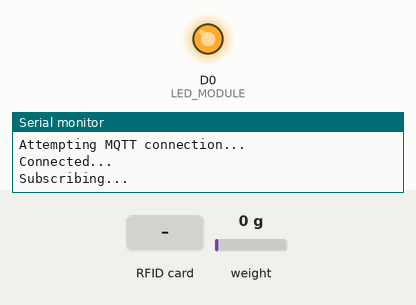
The sketch below on a simulated ESP8266 (NodeMCU). Parts: output pins drawn as LEDs (lit = HIGH), the last lines printed to the serial monitor. The test bench sets the inputs (shaded band); at power-on: weight on the scale 0 g. WiFi joins after 1.5 s; servers stay silent unless stated; network time is answered at once with the bench clock; the local clock reads 2024-03-15 10:24:30 at power-on unless the sketch sets it; storage starts empty; no MQTT or app messages arrive unless stated.

Above: at 11.8 s.
11.9 s: RFID card 24 31 64 2B held to the reader
At 14.2 s:
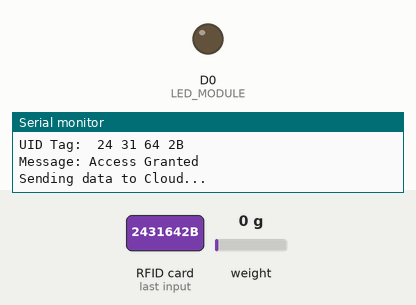
Timing chart, 0 to 34.7 s (numbered marks = the images above; inputs shaded):
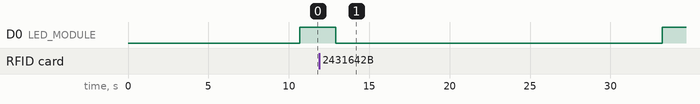

Measured:
- after the input at 11.9 s, D0 (LED_MODULE): HIGH → LOW after 1.0 s, → HIGH 20.3 s later

The sketch:

ESP8266_AWS_IoT_Core.ino
```cpp
#include "FS.h"
#include <ESP8266WiFi.h>
#include <PubSubClient.h>
#include <NTPClient.h>
#include <WiFiUdp.h>
#include <MFRC522.h>//RFID sensor
#include <SPI.h>    //SPI protocol
#include <HX711.h>  //Load Cell Amplifier

#define LED_MODULE      D0   //LED
#define DOUT            D3   //for load cell amplifier
#define CLK             D4   //for load cell amplifier
#define SS_PIN         ( 4U ) //D2 for RFID
#define RST_PIN        ( 5U ) //D1 for RFID
#define KG_CONVERSION  ( 0.453592F )
#define TRUE           ( 1U )
#define FALSE          ( 0U )
#define ACCESS_GRANTED ( 1U ) //for RFID
#define ACCESS_DENIED  ( 0U ) //for RFID

HX711 scale; //Create load sensor instance
MFRC522 mfrc522( SS_PIN, RST_PIN ); //Create MFRC522 instance
WiFiUDP ntpUDP;
NTPClient timeClient(ntpUDP, "pool.ntp.org");

float calibration_factor = -10100; //Load Cell
const char* ssid = "RAMZEP1";//WiFi
const char* password = "7Tlapehue-";     //WiFi
const char* AWS_endpoint = "a1dy2r3jmn1gcz-ats.iot.us-east-1.amazonaws.com"; //MQTT broker ip

///////////////////////////////////////////////////////////////////////////////////
void setup_wifi( void );
void load_security_files( void );
void ShowReaderDetails( void );
float check_weight( void );
void Send_to_Cloud( String RFID, float weight );
String Display_UID( void );
uint8_t Access( String content );
void reconnect( void );
void wait( uint32_t time_in_seconds );
void callback(char* topic, byte* payload, unsigned int length)
{
  Serial.print("Message arrived [");
  Serial.print(topic);
  Serial.print("] ");
  for (int i = 0; i < length; i++)
  {
  Serial.print((char)payload[i]);
  }
  Serial.println();

}
///////////////////////////////////////////////////////////////////////////////////

WiFiClientSecure espClient;
PubSubClient client(AWS_endpoint, 8883, callback, espClient); //set MQTT port number to 8883 as per //standard

void setup()
{
  ///////////////////////////////////////////////////////////////
  //Built in LED
  pinMode( LED_MODULE, OUTPUT );
  digitalWrite( LED_MODULE, LOW );
  /////////////////////////////////////////////////////////////////////
  //IoT Core and WiFi connection
  Serial.begin(9600);//Init UART 9600
  Serial.setDebugOutput(true);

  setup_wifi();
  delay(1000);
  if (!SPIFFS.begin())
  {
   Serial.println("Failed to mount file system");
   return;
  }
  load_security_files();

  /////////////////////////////////////////////////////////////////////
  // RFID sensor
  SPI.begin();            // Init SPI bus
  mfrc522.PCD_Init();     // Init MFRC522
  ShowReaderDetails();    // Show details of PCD - MFRC522 Card Reader details

  /////////////////////////////////////////////////////////////////////
  // Load Cell Amplifier
  Serial.println("Remove all weight from scale");
  delay(3000);
  scale.begin( DOUT, CLK );
  scale.set_scale();
  scale.tare();//Reset scale to 0
  long zero_factor = scale.read_average();//Get a baseline reading
  Serial.print("Zero_factor: ");//This can be used to remove the need to tare the scale
  Serial.println(zero_factor);

  digitalWrite( LED_MODULE, HIGH );
}

void loop()
{
  scale.set_scale(calibration_factor);//Adjust to calibration factor
  if (!client.connected()) //reconnect to MQTT
  {
    digitalWrite( LED_MODULE, LOW );
    reconnect();
    digitalWrite( LED_MODULE, HIGH );
  }
  client.loop();//to allow client to process incoming messages to send publish data and make a refresh on the connection
  if( !mfrc522.PICC_IsNewCardPresent() )
  {
    return;
  }
  //Select one of the cards
  if( !mfrc522.PICC_ReadCardSerial() )
  {
    return;
  }
  String RFID = Display_UID();
  float weight = 0;
  uint8_t flagAccess = Access( RFID );
  RFID.remove (0,1);//remove first space in RFID string
  boolean isfirst = TRUE;
  if( flagAccess )
  {
    digitalWrite( LED_MODULE, LOW );//turn LED on indicating weight scanning
    flagAccess = FALSE;
    weight = check_weight();
    Send_to_Cloud( RFID, weight, isfirst );
    wait(20);
    weight = check_weight();
    isfirst = FALSE;
    Send_to_Cloud( RFID, weight, isfirst );
    digitalWrite( LED_MODULE, HIGH );//turn LED off
  }
}

void wait( uint32_t time_in_seconds )
{
  uint32_t i = 0;
  for( i = 0; i < time_in_seconds; i++ )
  {
    delay(1000);
    if (!client.connected())
    {
      reconnect();
    }
  }
  return;
}

float check_weight( void )
{
  float weight = 0;
  weight = ( scale.get_units() )*KG_CONVERSION;//weight displays in pounds without conversion
  return ( weight );

}

//debe de enviar la información en formato JSON:
/*{"container": "nombre del contenedor", "value": "weight", "rfid": "rfid" }*/
void Send_to_Cloud( String RFID, float weight, boolean isfirst )
{
  Serial.println( "Sending data to Cloud..." );

  if( client.connect( "IoT_ESP8266" ) )
  {
    String weight_s;
    weight_s = String(weight);
    char json_char[100] = {0};
    String json_string = "{\"container\": \"organico\", \"value\": \"";
    json_string = json_string + weight_s;
    json_string = json_string + "\", \"rfid\": \"";
    json_string = json_string + RFID;
    if( isfirst )
    {
      json_string = json_string + "\", \"isFirst\": true}";
    }
    else
    {
      json_string = json_string + "\", \"isFirst\": false}";
    }
    json_string.toCharArray( json_char, 100 );
    client.publish( "outTopic", json_char );
  }
  else
  {
    Serial.print( "failed to send to Cloud, rc = " );
    Serial.println( client.state() );
  }
}
///////////////////////////////////////////////////////////////////////////////////
//RFID controller
String Display_UID()
{
   Serial.print( "UID Tag: " );
   String content = "";
   byte letter;
   for(byte i = 0; i < mfrc522.uid.size; i++)
   {
    Serial.print(mfrc522.uid.uidByte[i] < 0x10 ? " 0" : " ");
    Serial.print(mfrc522.uid.uidByte[i], HEX);
    content.concat(String(mfrc522.uid.uidByte[i] < 0x10 ? " 0" : " "));
    content.concat(String(mfrc522.uid.uidByte[i], HEX));
   }
   Serial.println();
   delay(1000);
   return ( content );
}

uint8_t Access( String content )
{
  bool access = ACCESS_DENIED;
  Serial.print("Message: ");
  content.toUpperCase();

  if( ( content.substring(1) == "24 31 64 2B" ) || ( content.substring(1) == "37 71 B3 7A" ) )
  {
    access = ACCESS_GRANTED;
  }
  if( access )
  {
    Serial.println( "Access Granted" );
  }
  else
  {
    Serial.println( "Access Denied" );
  }
  return access;
}

void ShowReaderDetails()
{
    // Get the MFRC522 software version
    byte v = mfrc522.PCD_ReadRegister( mfrc522.VersionReg );
    Serial.print( F( "MFRC522 Software Version: 0x" ) );
    Serial.print( v, HEX );
    if ( 0x91 == v )
    {
        Serial.print( F( " = v1.0" ) );
    }
    else if ( 0x92 == v )
    {
        Serial.print( F( " = v2.0") );
    }
    else
    {
        Serial.print( F( " (unknown)" ) );
    }
    Serial.println("");
    // When 0x00 or 0xFF is returned, communication probably failed
    if ( ( 0x00 == v ) || ( 0xFF == v ) )
    {
        Serial.println( F( "WARNING: Communication failure, is the MFRC522 properly connected?" ) );
    }
}

///////////////////////////////////////////////////////////////////////////////////
void reconnect()
{
  Serial.println( "Attempting MQTT connection..." );
  if( client.connect( "IoT_ESP8266" ) )
  {
    Serial.println( "Connected..." );
    client.subscribe( "outTopic" );
    client.publish( "outTopic", "IoT_ESP8266 Connected" );
    Serial.println( "Subscribing..." );
    client.subscribe( "inTopic" );
  }
  else
  {
    Serial.print( "failed, rc = " );
    Serial.println( client.state() );
    Serial.println( "Try again in 5 seconds..." );
    delay( 500 );
  }
}

///////////////////////////////////////////////////////////////////////////////////
void setup_wifi()
{
  delay(10);
  // We start by connecting to a WiFi network
  espClient.setBufferSizes(512, 512);
  Serial.println();
  Serial.print("Connecting to ");
  Serial.println(ssid);

  WiFi.begin(ssid, password);

  while (WiFi.status() != WL_CONNECTED)
  {
    delay(500);
    Serial.print(".");
  }

  Serial.println("");
  Serial.println("WiFi connected");
  Serial.print("IP address: ");
  Serial.println(WiFi.localIP());

  timeClient.begin();
  while(!timeClient.update())
  {
    timeClient.forceUpdate();
  }

  espClient.setX509Time(timeClient.getEpochTime());

}

///////////////////////////////////////////////////////////////////////////////////
void load_security_files( void )
{
    Serial.print("Heap: "); Serial.println(ESP.getFreeHeap());

  // Load certificate file
  File cert = SPIFFS.open("/cert.der", "r");
  if (!cert)
    {Serial.println("Failed to open cert file");}
  else
    {Serial.println("Success to open cert file");}
  delay(1000);
  if (espClient.loadCertificate(cert))
    {Serial.println("cert loaded");}
  else
    {Serial.println("cert not loaded");}

  // Load private key file
  File private_key = SPIFFS.open("/private.der", "r");
  if (!private_key)
    {Serial.println("Failed to open private cert file");}
  else
    {Serial.println("Success to open private cert file");}
  delay(1000);
  if (espClient.loadPrivateKey(private_key))
    {Serial.println("private key loaded");}
  else
    {Serial.println("private key not loaded");}

  // Load CA file
  File ca = SPIFFS.open("/ca.der", "r"); //replace ca eith your uploaded file name
  if (!ca)
    {Serial.println("Failed to open ca ");}
  else
    {Serial.println("Success to open ca");}
  delay(1000);
  if(espClient.loadCACert(ca))
    {Serial.println("ca loaded");}
  else
    {Serial.println("ca failed");}

  Serial.print("Heap: "); Serial.println(ESP.getFreeHeap());
}

/* This code would allow to move the callibration factor, set in debug
 *   /////////////////////////////////////////////////////////////////////////////
  //Load Cell, adjust calibration factor
  char temp = 0;
  scale.set_scale(calibration_factor);//Adjust to calibration factor
  if(Serial.available())
  {
    serial_flag = TRUE;
    temp = Serial.read();
  }
  if(serial_flag)
  {
    serial_flag = FALSE;
    if( temp == '+' || temp == 'a' )
    {
      calibration_factor += 20;
      display_flag = TRUE;
    }
    else if( temp == '-' || temp == 'z' )
    {
      calibration_factor -= 20;
      display_flag = TRUE;
    }
    else if( temp == 'r' )
    {
      display_flag = TRUE;
    }
  }
  if(display_flag == TRUE)
  { //This is only to read scale on console, does not send anything
    display_flag = FALSE;
    Serial.println("Reading: ");
    Serial.print( (scale.get_units())*KG_CONVERSION, 1);
    Serial.println(" kg");
    //Change to kg and re-adjust calibration factor if following SI
    Serial.print("Calibration factor");
    Serial.print(calibration_factor);
    Serial.println();
  }  */
```
